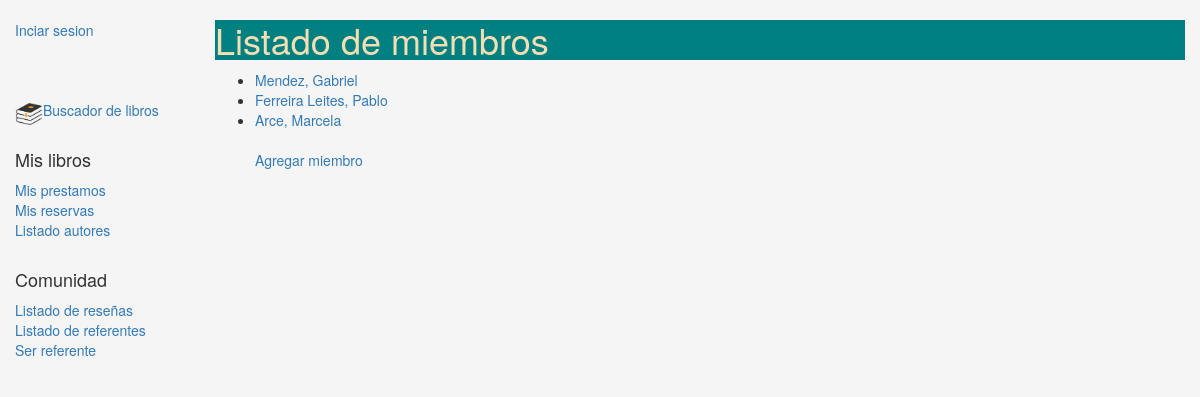
The app's page /gestion/members/ with its own data.
### gestion/models.py (models this page shows, shortened)
class Member(models.Model):
    first_name = models.CharField(max_length = 100, verbose_name = 'Nombre')
    last_name = models.CharField(max_length = 100, verbose_name = 'Apellido')
    email = models.EmailField(blank = True, null = True)
    phone_num = models.CharField(max_length = 15, verbose_name = 'No Telefono')
    memberID = models.ForeignKey(User, on_delete=models.SET_NULL, null = True, blank = True, verbose_name="ID de")

### gestion/views.py (the view)
# urls.py: path('members/',views.MemberListView.as_view(), name = 'members'),
class MemberListView(generic.ListView):
    model = Member
    paginate_by = 10

### gestion/templates/gestion/member_list.html
{% extends "base_generic.html" %}
{% block content %}
    <h1>Listado de miembros</h1>
    {% if object_list %}
    <ul>
      {% for member in object_list %}
      <li>
        <a href="{% url 'member-detail' member.id %}">{{ member.last_name }}, {{member.first_name}}</a>
    </li>
      {% endfor %}
      <br><a href="{% url 'add-member' %}">Agregar miembro</a>
    </ul>
    {% else %}
      <p>Todavia no hay miembros ingresados</p>
    {% endif %}
{% endblock %}

### gestion/static/css/styles.css (style rules this page uses)
body { background-color: whitesmoke; }
h1 { background-color: teal; color: wheat; }

### records on screen
Member: last_name "Mendez", first_name "Gabriel"
Member: last_name "Ferreira Leites", first_name "Pablo"
Member: last_name "Arce", first_name "Marcela"
